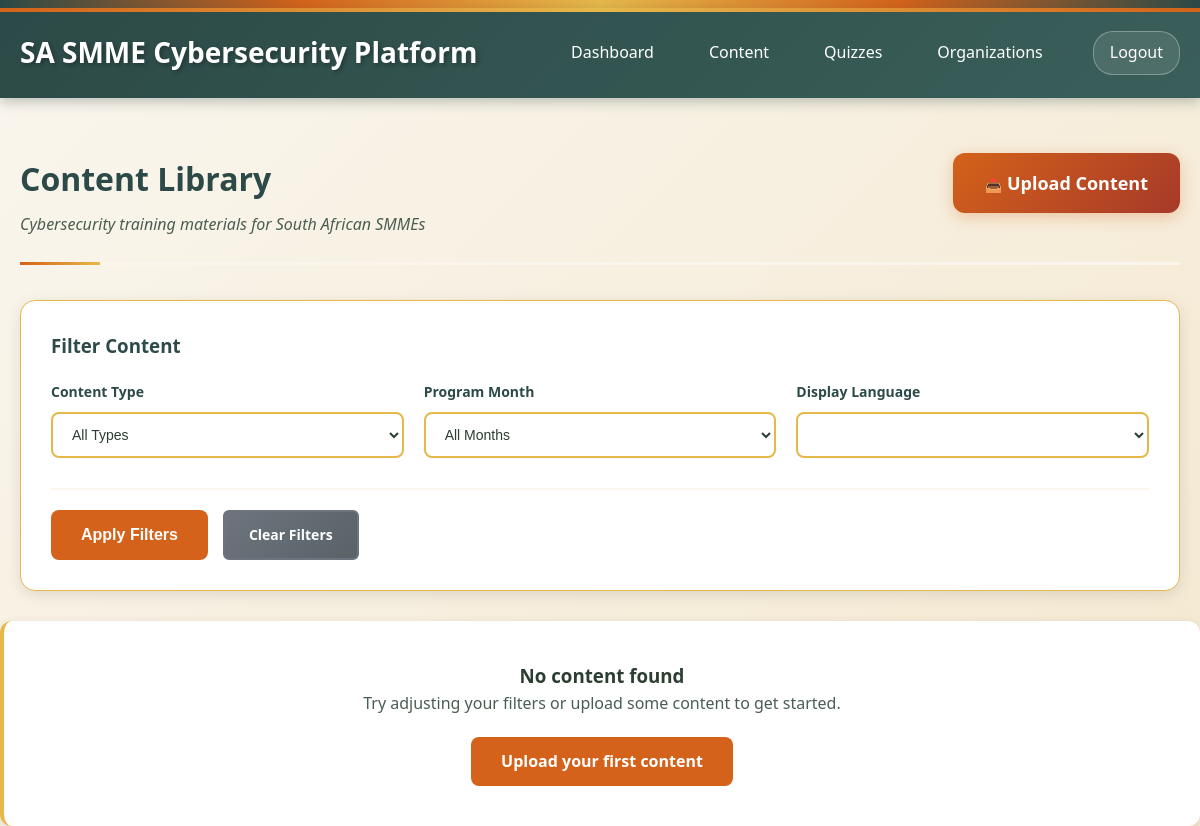
Page /content_list.php (signed in) on the earlier database version.
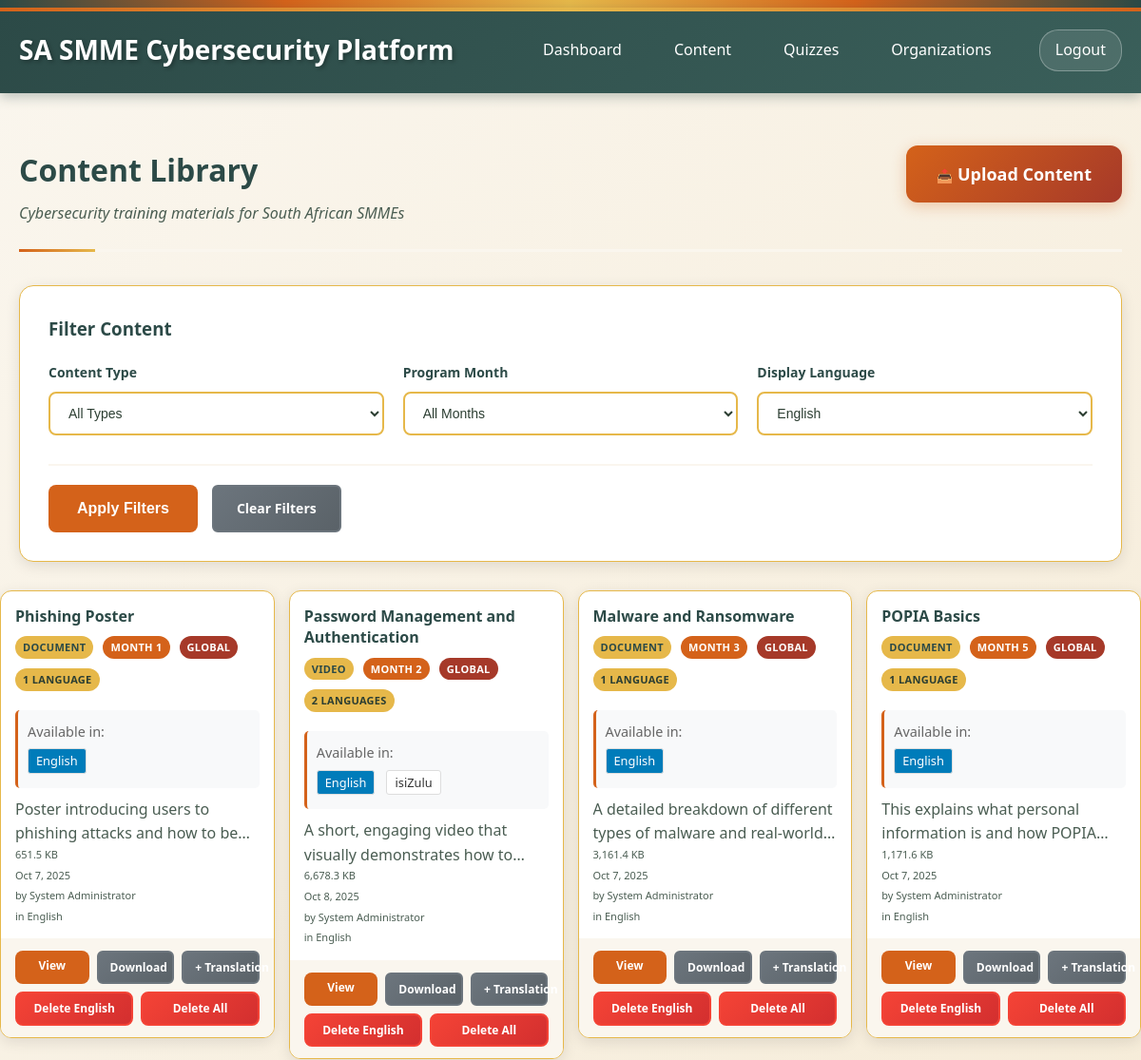
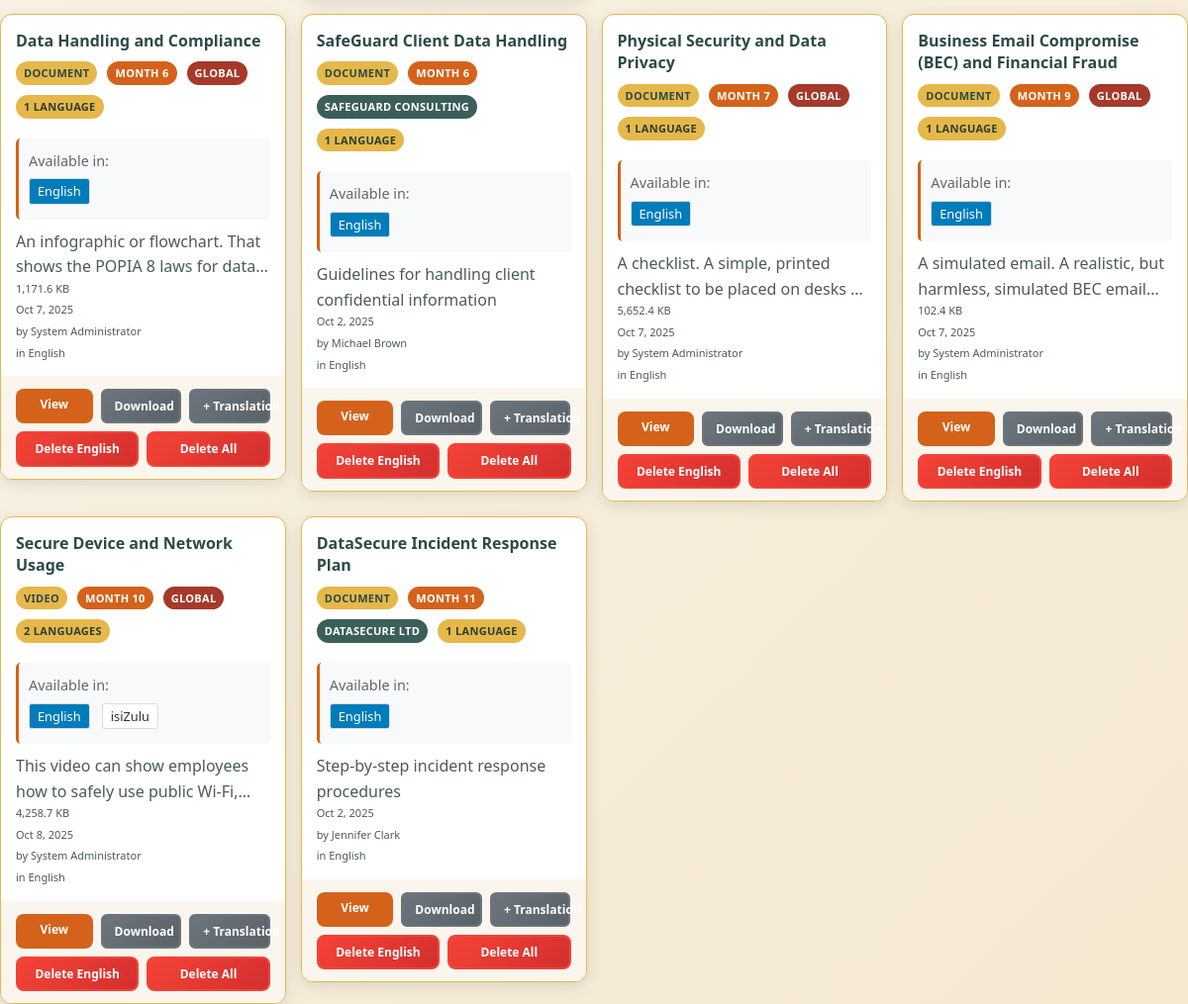
Same page on the later database version (2 pictures, top to bottom).
### tables this page shows
CREATE TABLE content_groups (
    id INTEGER PRIMARY KEY AUTOINCREMENT,
    organization_id INTEGER, -- NULL for global content
    base_title VARCHAR(255) NOT NULL, -- Base title for the content group
    description TEXT,
    content_type_id INTEGER NOT NULL,
    month_number INTEGER CHECK (month_number >= 1 AND month_number <= 12),
    target_audience TEXT, -- JSON array of roles/departments
    is_mandatory BOOLEAN DEFAULT 1,
    created_by INTEGER NOT NULL,
    is_active BOOLEAN DEFAULT 1,
    created_at TIMESTAMP DEFAULT CURRENT_TIMESTAMP,
    updated_at TIMESTAMP DEFAULT CURRENT_TIMESTAMP,
    FOREIGN KEY (organization_id) REFERENCES organizations(id),
    FOREIGN KEY (content_type_id) REFERENCES content_types(id),
    FOREIGN KEY (created_by) REFERENCES users(id)
);

CREATE TABLE languages (
    id INTEGER PRIMARY KEY AUTOINCREMENT,
    code VARCHAR(10) UNIQUE NOT NULL, -- ISO language codes like 'en', 'af', 'zu'
    name VARCHAR(50) NOT NULL, -- Full language name like 'English', 'Afrikaans', 'Zulu'
    is_active BOOLEAN DEFAULT 1,
    created_at TIMESTAMP DEFAULT CURRENT_TIMESTAMP
);

### src/content_list.php (the view, shortened to what this page needs)
<?php
require_once __DIR__ . '/config/db.php';
$selected_language = $_GET['lang'] ?? 'en';
$where_conditions = ['cg.is_active = 1'];
$params = ['selected_lang' => $selected_language];
$where_clause = implode(' AND ', $where_conditions);
try {
    $stmt = $pdo->prepare("
        SELECT cg.*, ct.name as content_type_name, o.name as organization_name,
               u.first_name || ' ' || u.last_name as created_by_name,
               GROUP_CONCAT(DISTINCT l.code || ':' || l.name) as available_languages,
               COUNT(DISTINCT c.language_id) as language_count,
               selected_content.id as selected_content_id,
               selected_content.title as selected_title,
               selected_content.description as selected_description,
               selected_content.file_path as selected_file_path,
               selected_content.file_name as selected_file_name,
               selected_content.file_size as selected_file_size,
               selected_content.external_url as selected_external_url,
               selected_lang.code as selected_lang_code,
               selected_lang.name as selected_lang_name
        FROM content_groups cg
        LEFT JOIN content_types ct ON cg.content_type_id = ct.id
        LEFT JOIN organizations o ON cg.organization_id = o.id
        LEFT JOIN users u ON cg.created_by = u.id
        LEFT JOIN content c ON c.content_group_id = cg.id AND c.is_active = 1
        LEFT JOIN languages l ON c.language_id = l.id
        LEFT JOIN content selected_content ON selected_content.content_group_id = cg.id
            AND selected_content.is_active = 1
            AND selected_content.language_id = (
                SELECT l2.id FROM languages l2 WHERE l2.code = :selected_lang LIMIT 1
            )
        LEFT JOIN languages selected_lang ON selected_content.language_id = selected_lang.id
        WHERE $where_clause
        GROUP BY cg.id
        ORDER BY cg.month_number ASC, cg.created_at DESC
    ");
    $stmt->execute($params);
    $content_groups = $stmt->fetchAll(PDO::FETCH_ASSOC);
} catch (PDOException $e) {
    $content_groups = [];
    $error = "Error loading content: " . $e->getMessage();
}
try {
    $lang_stmt = $pdo->prepare("SELECT * FROM languages WHERE is_active = 1 ORDER BY name");
    $lang_stmt->execute();
    $available_languages = $lang_stmt->fetchAll(PDO::FETCH_ASSOC);
} catch (PDOException $e) {
    $available_languages = [];
}
?>
<!DOCTYPE html>
<html lang="en">
<head>
    <link rel="stylesheet" href="assets/webdesign-style.css">
</head>
<body>
    <div class="african-border"></div>
    <div class="header">
        <div class="header-left">
            <h1>SA SMME Cybersecurity Platform</h1>
        </div>
        <div class="header-right">
            <nav class="nav-links">
                <a href="dashboard.php">Dashboard</a>
                <a href="content_list.php">Content</a>
                <a href="quiz_list.php">Quizzes</a>
                <?php if ($_SESSION['role'] === 'system_admin'): ?>
                    <a href="organization_management.php">Organizations</a>
                <?php elseif ($_SESSION['role'] === 'org_admin'): ?>
                    <a href="user_management.php">Users</a>
                <?php endif; ?>
            </nav>
            <div class="user-section">
                <a href="logout.php" class="logout-btn">Logout</a>
            </div>
        </div>
    </div>
    <div class="container">
        <div class="page-header-section">
            <div class="page-title-area">
                <h2 class="page-title">Content Library</h2>
                <p class="page-subtitle">Cybersecurity training materials for South African SMMEs</p>
            </div>
            <?php if (in_array($_SESSION['role'], ['system_admin', 'org_admin'])): ?>
                <div class="page-actions">
                    <a href="content_upload.php" class="btn-primary create-quiz-btn">
                        <span class="btn-icon">📤</span>
                        <span class="btn-text">Upload Content</span>
                    </a>
                </div>
            <?php endif; ?>
        </div>
        <div class="form-card" style="margin-bottom: 30px;">
            <h3 style="margin-bottom: 20px; color: var(--primary-dark);">Filter Content</h3>
            <form method="GET" action="">
                <div class="form-row">
                    <div class="form-group third-width">
                        <label for="type">Content Type</label>
                        <select id="type" name="type">
                            <option value="">All Types</option>
                        </select>
                    </div>
                    <div class="form-group third-width">
                        <label for="month">Program Month</label>
                        <select id="month" name="month">
                            <option value="">All Months</option>
                        </select>
                    </div>
                    <div class="form-group third-width">
                        <label for="lang">Display Language</label>
                        <select id="lang" name="lang" onchange="this.form.submit()">
                            <?php foreach ($available_languages as $language): ?>
                                <option value="<?php echo htmlspecialchars($language['code']); ?>"
                                        <?php echo $selected_language === $language['code'] ? 'selected' : ''; ?>>
                                    <?php echo htmlspecialchars($language['name']); ?>
                                </option>
                            <?php endforeach; ?>
                        </select>
                    </div>
                </div>
                <div class="form-actions">
                    <button type="submit" class="btn-primary">Apply Filters</button>
                    <a href="content_list.php" class="btn-secondary">Clear Filters</a>
                    </div>
                </div>
        </div>
        <?php if (empty($content_groups)): ?>
            <div class="info-card" style="text-align: center; padding: 40px;">
                <h3>No content found</h3>
                <p>Try adjusting your filters or upload some content to get started.</p>
                <?php if (in_array($_SESSION['role'], ['system_admin', 'org_admin'])): ?>
                    <div style="margin-top: 20px;">
                        <a href="content_upload.php" class="btn-primary">Upload your first content</a>
                    </div>
                <?php endif; ?>
            </div>
        <?php else: ?>
            <div class="content-grid">
                <?php foreach ($content_groups as $group): ?>
                    <div class="content-card">
                        <div class="content-header">
                            <h3><?php echo htmlspecialchars($group['selected_title'] ?: $group['base_title']); ?></h3>
                            <div class="content-badges">
                                <span class="badge badge-type">
                                    <?php echo htmlspecialchars($group['content_type_name']); ?>
                                </span>
                                <?php if ($group['month_number']): ?>
                                    <span class="badge badge-month">
                                        Month <?php echo $group['month_number']; ?>
                                    </span>
                                <?php endif; ?>
                                <?php if ($group['organization_name']): ?>
                                    <span class="badge badge-org">
                                        <?php echo htmlspecialchars($group['organization_name']); ?>
                                    </span>
                                <?php else: ?>
                                    <span class="badge badge-global">Global</span>
                                <?php endif; ?>
                                <span class="badge badge-lang">
                                    <?php echo $group['language_count']; ?> language<?php echo $group['language_count'] != 1 ? 's' : ''; ?>
                                </span>
                            </div>
                            <?php if ($group['available_languages']): ?>
                                <div class="language-selector" style="margin: 10px 0;">
                                    <label style="font-size: 0.9em; color: #666;">Available in:</label>
                                    <div class="language-options" style="margin-top: 5px;">
                                        <?php
                                        $languages = explode(',', $group['available_languages']);
                                        foreach ($languages as $lang_info):
                                            if (trim($lang_info)) {
                                                list($code, $name) = explode(':', trim($lang_info), 2);
                                                $is_current = ($code === $selected_language);
                                                $link_params = $_GET;
                                                $link_params['lang'] = $code;
                                                $link_url = 'content_list.php?' . http_build_query($link_params);
                                        ?>
                                            <a href="<?php echo htmlspecialchars($link_url); ?>"
                                               class="language-option <?php echo $is_current ? 'active' : ''; ?>"
                                               style="display: inline-block; margin-right: 8px; padding: 2px 8px;
                                                      border: 1px solid #ddd; border-radius: 3px; font-size: 0.8em;
                                                      text-decoration: none; color: #333;
                                                      <?php echo $is_current ? 'background-color: #007cba; color: white;' : ''; ?>">
                                                <?php echo htmlspecialchars($name); ?>
                                            </a>
                                        <?php
                                            }
                                        endforeach;
                                        ?>
                                    </div>
                                </div>
                            <?php endif; ?>
                            <?php if ($group['selected_description'] || $group['description']): ?>
                                <p class="content-description">
                                    <?php echo htmlspecialchars($group['selected_description'] ?: $group['description']); ?>
                                </p>
                            <?php endif; ?>
                            <div class="content-meta">
                                <?php if ($group['selected_file_size']): ?>
                                    <span><?php echo number_format($group['selected_file_size'] / 1024, 1); ?> KB</span>
                                <?php endif; ?>
                                <span><?php echo date('M j, Y', strtotime($group['created_at'])); ?></span>
                                <?php if ($group['created_by_name']): ?>
                                    <span>by <?php echo htmlspecialchars($group['created_by_name']); ?></span>
                                <?php endif; ?>
                                <?php if ($group['selected_lang_name']): ?>
                                    <span>in <?php echo htmlspecialchars($group['selected_lang_name']); ?></span>
                                <?php endif; ?>
                            </div>
                        </div>
                        <div class="content-actions">
                            <?php if ($group['selected_content_id']): ?>
                                <?php if ($group['selected_external_url']): ?>
                                    <a href="<?php echo htmlspecialchars($group['selected_external_url']); ?>"
                                       target="_blank" class="btn-primary">
                                        Open Link
                                    </a>
                                <?php elseif ($group['selected_file_path']): ?>
                                    <a href="view_content.php?id=<?php echo $group['selected_content_id']; ?>"
                                       class="btn-primary">
                                        View
                                    </a>
                                    <a href="download_content.php?id=<?php echo $group['selected_content_id']; ?>"
                                       class="btn-secondary">
                                        Download
                                    </a>
                                <?php endif; ?>
                            <?php endif; ?>
                            <?php if (in_array($_SESSION['role'], ['system_admin', 'org_admin'])): ?>
                                <a href="content_upload.php?group_id=<?php echo $group['id']; ?>"
                                   class="btn-secondary" title="Add translation">
                                    + Translation
                                </a>
                                <?php if ($group['selected_content_id']): ?>
                                    <a href="content_list.php?delete=<?php echo $group['selected_content_id']; ?>"
                                       class="btn-danger"
                                       onclick="return confirm('Are you sure you want to delete this language version?')">
                                        Delete <?php echo htmlspecialchars($group['selected_lang_name'] ?: $selected_language); ?>
                                    </a>
                                <?php endif; ?>
                                <a href="content_list.php?delete_group=<?php echo $group['id']; ?>"
                                   class="btn-danger"
                                   onclick="return confirm('Are you sure you want to delete this entire content group and ALL language versions?')">
                                    Delete All
                                </a>
                            <?php endif; ?>
                        </div>
                    </div>
                <?php endforeach; ?>
            </div>
        <?php endif; ?>
</body>
</html>

Differences in the rows shown:
added content_groups: base_title "Phishing Poster", content_type_name "DOCUMENT", month_number "1", shows "GLOBAL", language_count "1", name "English", description "Poster introducing users to phishing attacks and how to…", selected_file_size "651.5", created_at "Oct 7, 2025", created_by_name "System Administrator", selected_lang_name "English"
added content_groups: base_title "Password Management and Authentication", content_type_name "VIDEO", month_number "2", shows "GLOBAL", language_count "2", shows "S", name "English", description "A short, engaging video that visually demonstrates how…", selected_file_size "6,678.3", created_at "Oct 8, 2025", created_by_name "System Administrator", selected_lang_name "English"
added languages: name "isiZulu"
added content_groups: base_title "Malware and Ransomware", content_type_name "DOCUMENT", month_number "3", shows "GLOBAL", language_count "1", name "English", description "A detailed breakdown of different types of malware and…", selected_file_size "3,161.4", created_at "Oct 7, 2025", created_by_name "System Administrator", selected_lang_name "English"
added content_groups: base_title "POPIA Basics", content_type_name "DOCUMENT", month_number "5", shows "GLOBAL", language_count "1", name "English", description "This explains what personal information is and how…", selected_file_size "1,171.6", created_at "Oct 7, 2025", created_by_name "System Administrator", selected_lang_name "English"
added content_groups: base_title "Data Handling and Compliance", content_type_name "DOCUMENT", month_number "6", shows "GLOBAL", language_count "1", name "English", description "An infographic or flowchart. That shows the POPIA 8 laws for…", selected_file_size "1,171.6", created_at "Oct 7, 2025", created_by_name "System Administrator", selected_lang_name "English"
added content_groups: base_title "SafeGuard Client Data Handling", content_type_name "DOCUMENT", month_number "6", organization_name "SAFEGUARD CONSULTING", language_count "1", name "English", description "Guidelines for handling client confidential information", created_at "Oct 2, 2025", created_by_name "Michael Brown", selected_lang_name "English"
added content_groups: base_title "Physical Security and Data Privacy", content_type_name "DOCUMENT", month_number "7", shows "GLOBAL", language_count "1", name "English", description "A checklist. A simple, printed checklist to be placed on desks…", selected_file_size "5,652.4", created_at "Oct 7, 2025", created_by_name "System Administrator", selected_lang_name "English"
added content_groups: base_title "Business Email Compromise (BEC) and Financial Fraud", content_type_name "DOCUMENT", month_number "9", shows "GLOBAL", language_count "1", name "English", description "A simulated email. A realistic, but harmless, simulated BEC…", selected_file_size "102.4", created_at "Oct 7, 2025", created_by_name "System Administrator", selected_lang_name "English"
added content_groups: base_title "Secure Device and Network Usage", content_type_name "VIDEO", month_number "10", shows "GLOBAL", language_count "2", name "English", description "This video can show employees how to safely use public…", selected_file_size "4,258.7", created_at "Oct 8, 2025", created_by_name "System Administrator", selected_lang_name "English"
added content_groups: base_title "DataSecure Incident Response Plan", content_type_name "DOCUMENT", month_number "11", organization_name "DATASECURE LTD", language_count "1", name "English", description "Step-by-step incident response procedures", created_at "Oct 2, 2025", created_by_name "Jennifer Clark", selected_lang_name "English"
Other differences:
form field lang: (not shown) → "English"
text no longer shown: "No content found Try adjusting your filters or upload some content to get started. Upload your first content"
